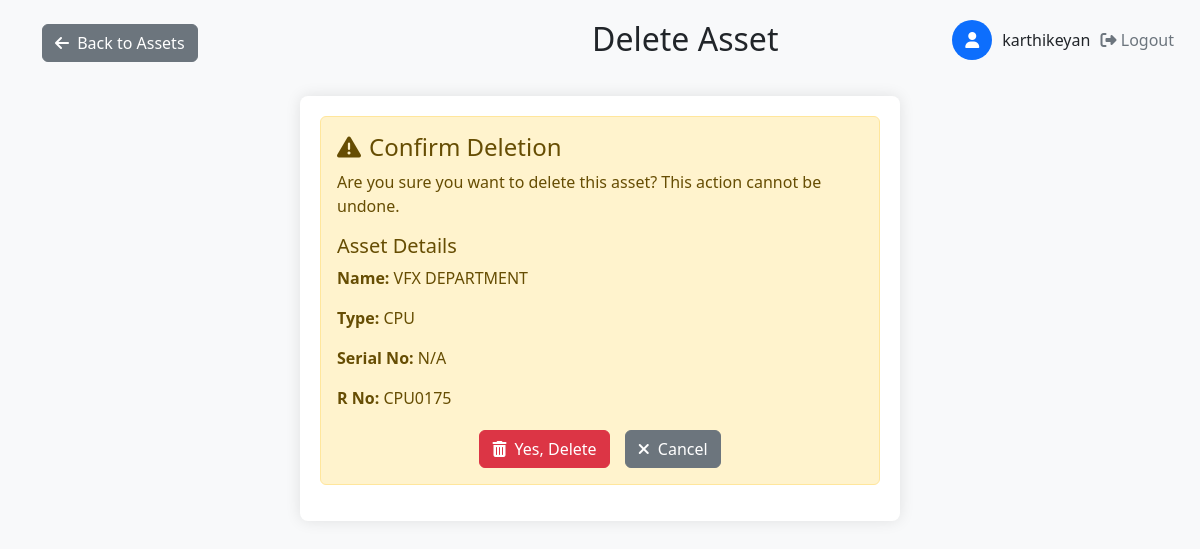
Page /del_ast.php?id=469 (signed in) on the committed database.
### tables this page shows
CREATE TABLE `employee` (
  `emp_id` int(11) NOT NULL,
  `emp_code` varchar(20) DEFAULT NULL,
  `emp_name` varchar(100) DEFAULT NULL,
  `email` varchar(100) DEFAULT NULL,
  `password` varchar(255) DEFAULT NULL,
  `designation` enum('Lead','Sr SA','SA','IT_Admin','Lab_incharge','HOD','FI','User') DEFAULT NULL,
  `department` varchar(100) DEFAULT NULL,
  `status` enum('Active','Inactive') DEFAULT 'Active'
);

CREATE TABLE `asset` (
  `asset_id` int(11) NOT NULL,
  `asset_name` varchar(100) DEFAULT NULL,
  `serial_no` varchar(255) DEFAULT NULL,
  `r_no` varchar(255) DEFAULT NULL,
  `model` varchar(100) DEFAULT NULL,
  `brand` varchar(100) DEFAULT NULL,
  `type_id` int(11) DEFAULT NULL,
  `location_id` int(11) DEFAULT NULL,
  `processor` varchar(100) DEFAULT NULL,
  `processor_version` varchar(100) DEFAULT NULL,
  `ram_type` enum('DDR2','DDR3','DDR4') DEFAULT NULL,
  `ram_frequency` varchar(50) DEFAULT NULL,
  `ram_size` varchar(50) DEFAULT NULL,
  `graphics_card_available` enum('Yes','No') DEFAULT 'No',
  `graphics_card_brand` varchar(100) DEFAULT NULL,
  `graphics_card_model` varchar(100) DEFAULT NULL,
  `graphics_card_size` varchar(50) DEFAULT NULL,
  `storage_type` enum('SSD','HDD','Both') DEFAULT NULL,
  `storage_count` int(11) DEFAULT NULL,
  `purchase_date` date DEFAULT NULL,
  `warranty_expiry` date DEFAULT NULL,
  `status` enum('active','service','scrapped') DEFAULT 'active',
  `current_holder` int(11) DEFAULT NULL,
  `previous_holder` int(11) DEFAULT NULL,
  `lan_status` enum('Working','Not working') DEFAULT NULL COMMENT 'LAN connectivity status for lab assets',
  `projector_type` enum('Short Throw','Standard','Long Throw','Ultra Short Throw') DEFAULT NULL,
  `has_speaker` enum('Yes','No') DEFAULT NULL,
  `lumens` varchar(20) DEFAULT NULL,
  `resolution` varchar(20) DEFAULT NULL,
  `mount_type` enum('Short Throw','Long Throw') DEFAULT NULL,
  `logic_box_status` enum('Yes','No','Replaced','New logic box installed') DEFAULT NULL,
  `cable_type` enum('HDMI','VGA','Printer Cable','VGA CABLE','VGACABLE','VJA') DEFAULT NULL,
  `screen_type` varchar(50) DEFAULT NULL,
  `projector_remarks` text DEFAULT NULL,
  `updated_at` timestamp NOT NULL DEFAULT current_timestamp() ON UPDATE current_timestamp(),
  `printer_type` varchar(255) DEFAULT NULL,
  `connectivity` varchar(255) DEFAULT NULL,
  `paper_size` varchar(255) DEFAULT NULL
);

CREATE TABLE `asset_type` (
  `type_id` int(11) NOT NULL,
  `type_name` varchar(50) DEFAULT NULL
);

### del_ast.php (the view, shortened to what this page needs)
<?php
require_once 'config.php';
$currentUserName = "User";
$user_id = $_SESSION['user_id'];
$query = "SELECT emp_name, designation FROM employee WHERE emp_id = ?";
if ($stmt = $conn->prepare($query)) {
    $stmt->bind_param("i", $user_id);
    $stmt->execute();
    $result = $stmt->get_result();
    if ($result->num_rows > 0) {
        $user = $result->fetch_assoc();
        $currentUserName = $user['emp_name'];
    }
}
$asset_id = (int)$_GET['id'];
$asset = [];
$query = "SELECT a.*, at.type_name
          FROM asset a
          JOIN asset_type at ON a.type_id = at.type_id
          WHERE a.asset_id = ?";
if ($stmt = $conn->prepare($query)) {
    $stmt->bind_param("i", $asset_id);
    $stmt->execute();
    $result = $stmt->get_result();
    $asset = $result->fetch_assoc();
} else {
    $_SESSION['error_message'] = "Database error: " . $conn->error;
    header("Location: manage_ast.php");
    exit();
}
?>
<!DOCTYPE html>
<html lang="en">
<head>
    <link href="https://cdn.jsdelivr.net/npm/bootstrap@5.3.0/dist/css/bootstrap.min.css" rel="stylesheet">
    <link rel="stylesheet" href="https://cdnjs.cloudflare.com/ajax/libs/font-awesome/6.4.0/css/all.min.css">
</head>
<body>
    <div class="user-info">
        <div class="user-icon">
            <i class="fas fa-user"></i>
        </div>
        <div>
            <span><?php echo htmlspecialchars($currentUserName); ?></span>
            <form action="logout.php" method="post" style="display: inline;">
                <button type="submit" class="logout-btn">
                    <i class="fas fa-sign-out-alt"></i> Logout
                </button>
            </form>
        </div>
    </div>
    <div class="container">
        <div class="page-header">
            <div class="back-btn-container">
                <a href="manage_ast.php" class="btn btn-secondary">
                    <i class="fas fa-arrow-left me-1"></i> Back to Assets
                </a>
            </div>
            <h2 class="page-title">Delete Asset</h2>
        </div>
        <div class="confirmation-container">
            <div class="alert alert-warning">
                <h4><i class="fas fa-exclamation-triangle me-2"></i>Confirm Deletion</h4>
                <p>Are you sure you want to delete this asset? This action cannot be undone.</p>
                <div class="asset-details">
                    <h5>Asset Details</h5>
                    <p><strong>Name:</strong> <?= htmlspecialchars($asset['asset_name']) ?></p>
                    <p><strong>Type:</strong> <?= htmlspecialchars($asset['type_name']) ?></p>
                    <p><strong>Serial No:</strong> <?= htmlspecialchars($asset['serial_no'] ?? 'N/A') ?></p>
                    <p><strong>R No:</strong> <?= htmlspecialchars($asset['r_no'] ?? 'N/A') ?></p>
                </div>
                <form method="post">
                    <div class="confirmation-buttons">
                        <button type="submit" name="confirm" value="yes" class="btn btn-danger">
                            <i class="fas fa-trash-alt me-1"></i> Yes, Delete
                        </button>
                        <button type="submit" name="confirm" value="no" class="btn btn-secondary">
                            <i class="fas fa-times me-1"></i> Cancel
                        </button>
                    </div>
                </form>
            </div>
        </div>
    </div>
</body>
</html>

### del_ast.php (style rules this page uses)
body { background-color: #f8f9fa; padding-top: 20px; }
.confirmation-container { max-width: 600px; margin: 30px auto; padding: 20px; background: #fff; border-radius: 8px; box-shadow: 0 0 15px rgba(0,0,0,0.1); }
.user-info { position: absolute; top: 20px; right: 20px; display: flex; align-items: center; gap: 10px; }
.user-icon { width: 40px; height: 40px; background-color: #0d6efd; color: white; border-radius: 50%; display: flex; align-items: center; justify-content: center; }
.logout-btn { background: none; border: none; color: #6c757d; cursor: pointer; }
.page-header { margin-bottom: 30px; display: flex; align-items: center; }
.page-title { flex-grow: 1; text-align: center; }
.back-btn-container { margin-right: 15px; }
.asset-details { margin-bottom: 20px; }
.confirmation-buttons { display: flex; justify-content: center; gap: 15px; }

### rows in the picture
employee: emp_name "karthikeyan"
asset: asset_name "VFX DEPARTMENT", type.type_name "CPU", serial_no "N/A", r_no "CPU0175"
